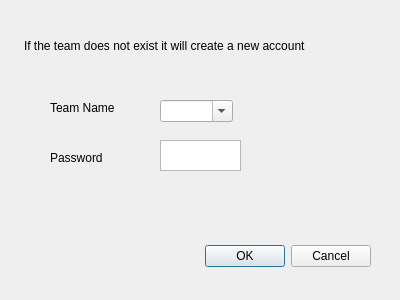
<?xml version="1.0" encoding="UTF-8"?>
<ui version="4.0">
 <class>Dialog</class>
 <widget class="QDialog" name="Dialog">
  <property name="geometry">
   <rect>
    <x>0</x>
    <y>0</y>
    <width>400</width>
    <height>300</height>
   </rect>
  </property>
  <property name="windowTitle">
   <string>Dialog</string>
  </property>
  <widget class="QDialogButtonBox" name="buttonBox">
   <property name="geometry">
    <rect>
     <x>30</x>
     <y>240</y>
     <width>341</width>
     <height>32</height>
    </rect>
   </property>
   <property name="orientation">
    <enum>Qt::Horizontal</enum>
   </property>
   <property name="standardButtons">
    <set>QDialogButtonBox::Cancel|QDialogButtonBox::Ok</set>
   </property>
  </widget>
  <widget class="QComboBox" name="team">
   <property name="geometry">
    <rect>
     <x>160</x>
     <y>100</y>
     <width>73</width>
     <height>22</height>
    </rect>
   </property>
   <property name="editable">
    <bool>true</bool>
   </property>
  </widget>
  <widget class="QLabel" name="label">
   <property name="geometry">
    <rect>
     <x>50</x>
     <y>100</y>
     <width>81</width>
     <height>16</height>
    </rect>
   </property>
   <property name="text">
    <string>Team Name</string>
   </property>
  </widget>
  <widget class="QLabel" name="label_2">
   <property name="geometry">
    <rect>
     <x>50</x>
     <y>150</y>
     <width>55</width>
     <height>16</height>
    </rect>
   </property>
   <property name="text">
    <string>Password</string>
   </property>
  </widget>
  <widget class="QPlainTextEdit" name="password">
   <property name="geometry">
    <rect>
     <x>160</x>
     <y>140</y>
     <width>81</width>
     <height>31</height>
    </rect>
   </property>
  </widget>
  <widget class="QLabel" name="label_3">
   <property name="geometry">
    <rect>
     <x>24</x>
     <y>36</y>
     <width>331</width>
     <height>20</height>
    </rect>
   </property>
   <property name="text">
    <string>If the team does not exist it will create a new account</string>
   </property>
  </widget>
 </widget>
 <resources/>
 <connections>
  <connection>
   <sender>buttonBox</sender>
   <signal>accepted()</signal>
   <receiver>Dialog</receiver>
   <slot>accept()</slot>
   <hints>
    <hint type="sourcelabel">
     <x>248</x>
     <y>254</y>
    </hint>
    <hint type="destinationlabel">
     <x>157</x>
     <y>274</y>
    </hint>
   </hints>
  </connection>
  <connection>
   <sender>buttonBox</sender>
   <signal>rejected()</signal>
   <receiver>Dialog</receiver>
   <slot>reject()</slot>
   <hints>
    <hint type="sourcelabel">
     <x>316</x>
     <y>260</y>
    </hint>
    <hint type="destinationlabel">
     <x>286</x>
     <y>274</y>
    </hint>
   </hints>
  </connection>
 </connections>
</ui>
